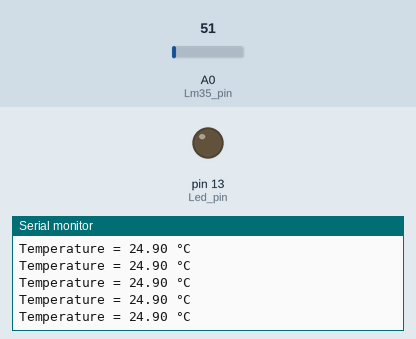
This sketch was run on a simulated Arduino Uno, built with avr-gcc and run on an emulated ATmega328P. Parts: output pins drawn as LEDs (lit = HIGH), the last lines printed to the serial monitor. The inputs (shaded band) are chosen by the test bench; at power-on: A0 (Lm35_pin) = 51.

Above: at 1.2 s.
1.3 s: A0 (Lm35_pin) set to 23
At 1.9 s:
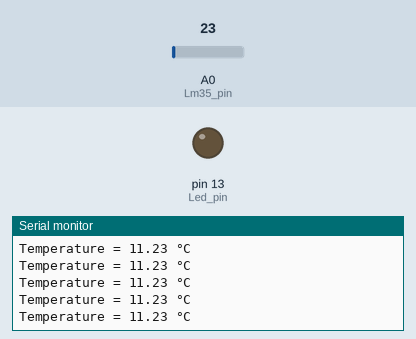
4.3 s: A0 (Lm35_pin) set to 18
At 5.0 s:
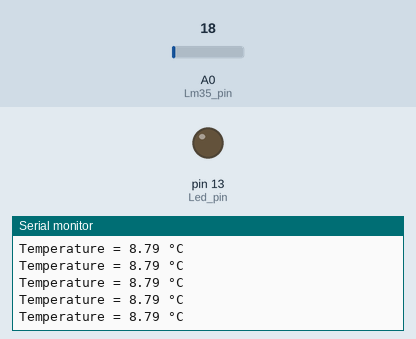
Timing chart, 0 to 7.3 s (numbered marks = the images above; inputs shaded):
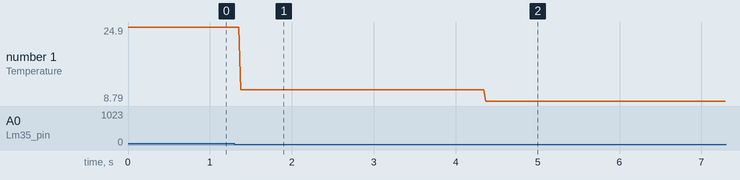

The sketch:

lm35_timer1.ino
```cpp
#include<TimerOne.h>              // library for timer1
#define Led_pin 13                // Onboard Led pin
#define Lm35_pin A0                 // Analog pin for Lm35 temperature sensor

unsigned long interval_1 = 250000;     // interval for blinking led in 250 milliseconds
unsigned long interval_2 = 500000;     // interval for blinking led in 500 milliseconds
bool led_state = 0;                 // variable to led state
float temperature;                // variable to store temperature

void setup()
{
  pinMode(Led_pin, OUTPUT);     // Set the Led pin as an output
  pinMode(Lm35_pin, INPUT);     // Set the LM35 pin as an input
  Timer1.initialize(interval_1);     // Initialize Timer1 for interval_1(250 milliseconds)
  Timer1.attachInterrupt(timer_isr);      // Attach the interrupt service routine
  Serial.begin(9600);                   // to begin the serial monitor
}

void loop()
{
  int temp_adc_val;                         // variable to store sensor value
  temp_adc_val = analogRead(Lm35_pin);            // Reading the value from lm35 sensor
  temperature = (temp_adc_val * (5.0 / 1024.0));      // Convert the analog value into voltage
  temperature = temperature * 100.0;               // Convert the voltage into temperature
  toggle_interval();                            // function for setting the timer1 interval

  // Print the temperature in serial monitor
  Serial.print("Temperature = ");
  Serial.print(temperature);
  Serial.println(" °C");
}

void timer_isr()        // function for led blinking
{
  led_state = !led_state;             // Toggle the led_state
  digitalWrite(Led_pin,led_state);      // Toggle the state of the LED
}

void toggle_interval()      // function for setting the timer1 interval
{
  if (temperature < 30)
  {
    Timer1.setPeriod(interval_1);      // setting the timer1 interval to interval_1(250 milliseconds)
  }
  else
  {
    Timer1.setPeriod(interval_2);      // setting the timer1 interval to interval_2(500 milliseconds)
  }
}
```

Measured:
- after the input at 1.3 s, the serial monitor: prints a new line after 0.08 s (image 1)
- after the input at 4.3 s, the serial monitor: prints a new line after 0.07 s (image 2)
- plotted number 1: 24.9 → 11.23 after the input at 1.3 s, 11.23 → 8.79 after the input at 4.3 s
